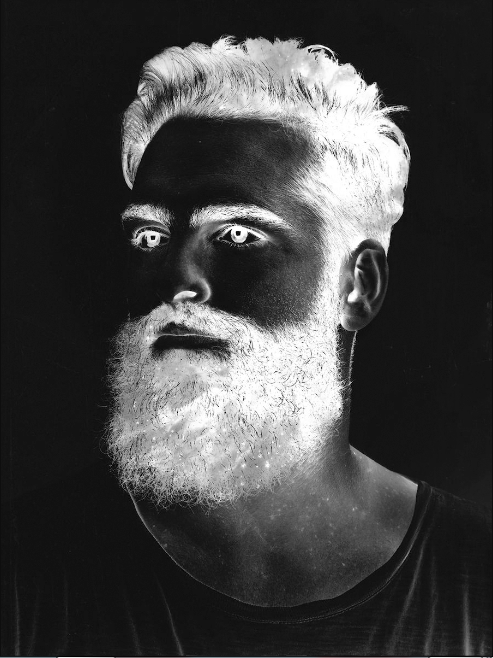
#> input picture Assignment 26/2/im2.PNG, 493 x 658 px, found by its file name
$ python mian.py
#> lines starting #> are read from the running program, lines starting #| are printed output that depends on the picture
import cv2

# image = cv2.imread("2/im1.png")
image = cv2.imread("2/im2.png")
#> image is the input picture: shape (658, 493, 3); mean B, G, R 66.4, 66.4, 66.4
image = cv2.cvtColor(image,cv2.COLOR_BGR2GRAY)
#> image: shape (658, 493)

rows , cols = image.shape
#> rows = 658; cols = 493

for r in range(rows):
    for c in range(cols):
        image[r,c] = 255 - image[r,c]
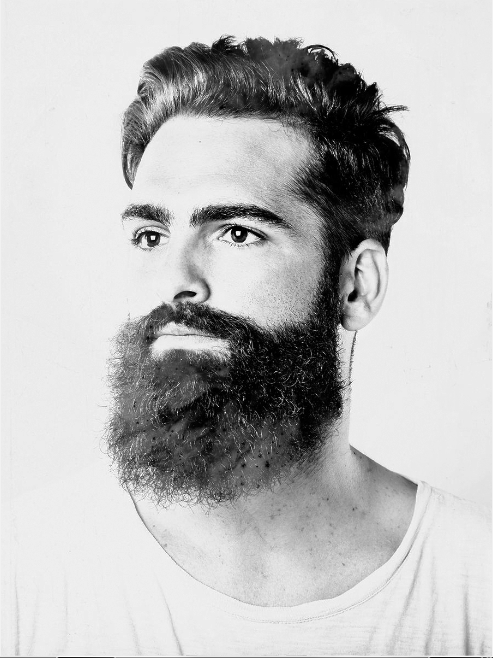
#> image: shape (658, 493); min 0, max 255, mean 188.6

cv2.imshow("output",image)
cv2.waitKey()
# cv2.imwrite("2/output.png",image)
cv2.imwrite("2/output2.png",image)

$ run again, with Assignment 26/2/im1.PNG copied over Assignment 26/2/im2.PNG
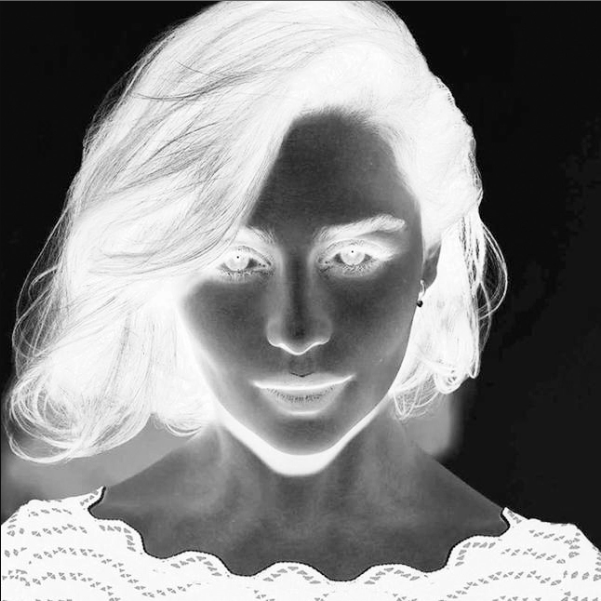
#> input picture Assignment 26/2/im1.PNG, 601 x 601 px, found by its file name
#> image is the input picture: shape (601, 601, 3); mean B, G, R 133.6, 133.6, 133.6
#> after the loop `for r in range(rows):`:
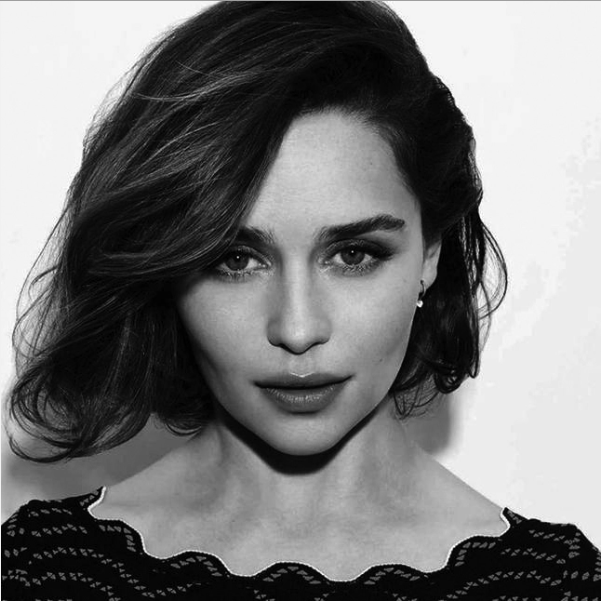
#> image: shape (601, 601); min 0, max 255, mean 121.4
